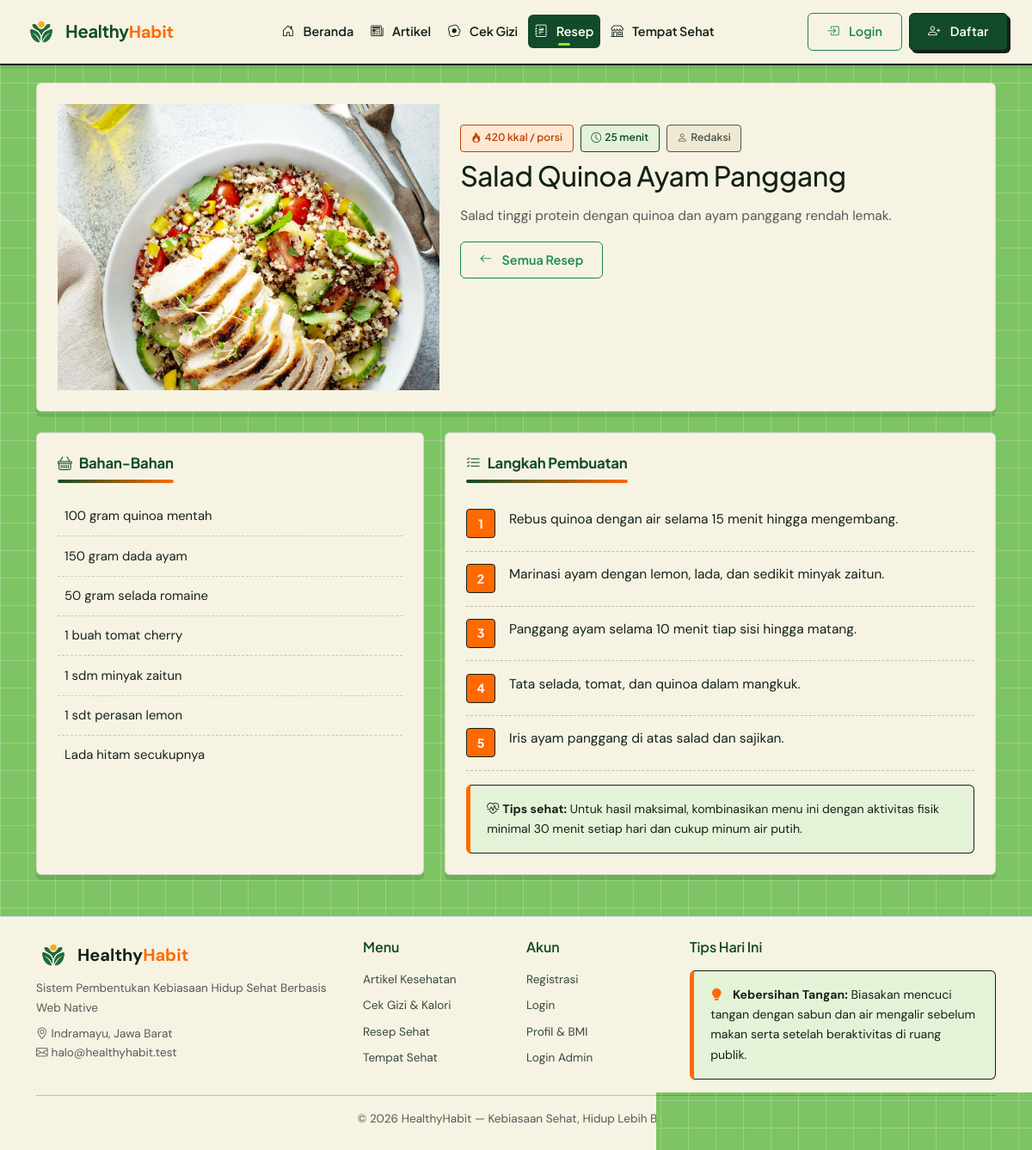
The app's page /resep/1 with its own data.
### tables this page shows
CREATE TABLE `resep` (
  `id_resep` int(11) NOT NULL AUTO_INCREMENT,
  `id_admin` int(11) DEFAULT NULL,
  `judul_resep` varchar(180) NOT NULL,
  `deskripsi` varchar(255) NOT NULL,
  `bahan_bahan` text NOT NULL,
  `langkah_pembuatan` text NOT NULL,
  `waktu_masak` int(11) NOT NULL DEFAULT 0,
  `status_publikasi` enum('draft','dipublikasikan') NOT NULL DEFAULT 'draft',
  `total_kalori` int(11) NOT NULL DEFAULT 0,
  `foto_resep` varchar(255) DEFAULT NULL,
  PRIMARY KEY (`id_resep`),
  KEY `fk_resep_admin` (`id_admin`),
  CONSTRAINT `fk_resep_admin` FOREIGN KEY (`id_admin`) REFERENCES `users` (`id_pengguna`) ON DELETE SET NULL ON UPDATE CASCADE
);

CREATE TABLE `tips_sehat` (
  `id_tips` int(11) NOT NULL AUTO_INCREMENT,
  `hari_ke` int(11) NOT NULL,
  `judul` varchar(100) DEFAULT 'Tips Sehat Hari Ini',
  `isi_tips` text NOT NULL,
  `kategori` varchar(50) DEFAULT 'Umum',
  `updated_at` datetime DEFAULT current_timestamp() ON UPDATE current_timestamp(),
  PRIMARY KEY (`id_tips`),
  UNIQUE KEY `hari_ke` (`hari_ke`),
  KEY `idx_hari_ke` (`hari_ke`)
);

### app/core/Controller.php (called while the page is built, shortened)
<?php
abstract class Controller
{
    protected function view(string $view, array $data = [], string $layout = 'main'): void
    {
        $contentFile = VIEWS_PATH . '/pages/' . $view . '.php';
        extract($data, EXTR_SKIP);
        require $contentFile;
        $layoutFile = VIEWS_PATH . '/layouts/' . $layout . '.php';
        require $layoutFile;
    }
}

### app/controllers/ResepController.php (called while the page is built, shortened)
<?php
class ResepController extends Controller
{
    public function detail(string $id): void
    {
        $resep = Resep::detail((int) $id);
        $this->view('resep/detail', [
            'pageTitle' => $resep['judul_resep'],
            'activeNav' => 'resep',
            'resep'     => $resep,
        ]);
    }
}

### app/core/Router.php (called while the page is built, shortened)
<?php
class Router
{
    private array $routes = [];
    private function add(string $method, string $pattern, array $handler): void
    {
        $regex = preg_replace_callback(
            '#\{(\w+)(?::([^}]+))?\}#',
            static fn(array $m): string => '(?P<' . $m[1] . '>' . ($m[2] ?? '[^/]+') . ')',
            $pattern
        );
        $this->routes[$method][] = ['#^' . $regex . '$#', $handler, $pattern];
    }
    public function dispatch(string $uri, string $method): void
    {
        $path = (string) parse_url($uri, PHP_URL_PATH);
        $path = '/' . trim($path, '/');
        $method = strtoupper($method);
        $match  = $this->match($method, $path);
        [$handler, $params] = $match;
        [$class, $action]   = $handler;
        $controller = new $class();
        $controller->$action(...array_values($params));
    }
    private function match(string $method, string $path): ?array
    {
        foreach ($this->routes[$method] ?? [] as [$regex, $handler]) {
            if (preg_match($regex, $path, $m)) {
                $params = array_filter($m, 'is_string', ARRAY_FILTER_USE_KEY);
                return [$handler, $params];
            }
        }
        return null;
    }
}

### index.php (called while the page is built, shortened)
<?php
require_once __DIR__ . '/app/helpers/helper.php';
spl_autoload_register(function (string $class): void {
    $candidates = [
        APP_PATH . '/core/' . $class . '.php',
        APP_PATH . '/models/' . $class . '.php',
        APP_PATH . '/services/' . $class . '.php',
        APP_PATH . '/controllers/' . $class . '.php',
        APP_PATH . '/controllers/admin/' . $class . '.php',
    ];
    foreach ($candidates as $file) {
        if (is_file($file)) {
            return;
        }
    }
});
$router = new Router();
$router->dispatch(
    $_SERVER['REQUEST_URI'] ?? '/',
    $_SERVER['REQUEST_METHOD'] ?? 'GET'
);

### app/core/Database.php (called while the page is built, shortened)
<?php
class Database
{
    private static ?PDO $pdo = null;
    public static function connect(): PDO
    {
        if (self::$pdo instanceof PDO) {
            return self::$pdo;
        }
        $dsn = 'mysql:host=' . DB_HOST
            . ';port=' . DB_PORT
            . ';dbname=' . DB_NAME
            . ';charset=' . DB_CHARSET;
        try {
            self::$pdo = new PDO($dsn, DB_USER, DB_PASS, [
                PDO::ATTR_ERRMODE            => PDO::ERRMODE_EXCEPTION,
                PDO::ATTR_DEFAULT_FETCH_MODE => PDO::FETCH_ASSOC,
                PDO::ATTR_EMULATE_PREPARES   => false,
            ]);
        } catch (PDOException $ex) {
            http_response_code(500);
            exit(
                '<div style="font-family:Poppins,Arial,sans-serif;max-width:640px;margin:60px auto;padding:24px;border:1px solid #e0e0e0;border-radius:12px">'
                . '<h2 style="color:#27824B">Koneksi database gagal</h2>'
                . '<p>Pastikan <b>MySQL (XAMPP)</b> sudah berjalan, lalu impor file '
                . '<b>database/healthyhabit.sql</b> ke phpMyAdmin.</p>'
                . '<p style="color:#c0392b"><code>' . e($ex->getMessage()) . '</code></p>'
                . '</div>'
            );
        }
        return self::$pdo;
    }
}

### app/core/Model.php (called while the page is built, shortened)
<?php
abstract class Model
{
    protected static string $table = '';
    protected static function db(): PDO
    {
        return Database::connect();
    }
    public static function where(string $column, $value, ?string $orderBy = null): array
    {
        $sql = 'SELECT * FROM ' . static::$table . ' WHERE `' . $column . '` = ?';
        $st = static::db()->prepare($sql);
        $st->execute([$value]);
        return $st->fetchAll();
    }
}

### app/models/Resep.php (called while the page is built, shortened)
<?php
class Resep extends Model
{
    public static function detail(int $id): ?array
    {
        $st = static::db()->prepare('SELECT * FROM resep WHERE id_resep = ? LIMIT 1');
        $st->execute([$id]);
        $row = $st->fetch();
        return $row ?: null;
    }
}

### app/helpers/helper.php (called while the page is built, shortened)
<?php
function e($value): string
{
    return htmlspecialchars((string) $value, ENT_QUOTES, 'UTF-8');
}
function img_url(?string $filename, string $subdir): string
{
    if ($filename && is_file(UPLOAD_PATH . '/' . $subdir . '/' . basename($filename))) {
        return UPLOAD_URL . '/' . $subdir . '/' . basename($filename);
    }
    return BASE_URL . '/assets/img/placeholder.svg';
}

### app/models/Tips.php (called while the page is built, shortened)
<?php
class Tips extends Model
{
    public static function hariIni(): array
    {
        $hari = (int) date('j');
        $rows = static::where('hari_ke', $hari);
        if (!empty($rows)) {
            return $rows[0];
        }
        return [
            'id_tips'  => 0,
            'hari_ke'  => $hari,
            'judul'    => 'Tips Sehat Hari Ini',
            'isi_tips' => 'Minum minimal 8 gelas air putih setiap hari dan sisipkan 30 menit aktivitas fisik untuk menjaga metabolisme tubuh tetap sehat.',
            'kategori' => 'Umum',
        ];
    }
}

### app/views/pages/resep/detail.php (the view, shortened to what this page needs)
<?php
$bahan  = preg_split('/\r\n|\r|\n/', trim((string) $resep['bahan_bahan']));
$langkah = preg_split('/\r\n|\r|\n/', trim((string) $resep['langkah_pembuatan']));
$bahan  = array_values(array_filter(array_map('trim', $bahan), fn($b) => $b !== ''));
$langkah = array_values(array_filter(array_map('trim', $langkah), fn($b) => $b !== ''));
?>
<div class="container mt-4 mb-5">
    <div class="panel-white overflow-hidden mb-4">
        <div class="row g-0">
            <div class="col-lg-5">
                <div class="ratio ratio-4x3 h-100">
                    <img src="<?= img_url($resep['foto_resep'], 'resep') ?>"
                         alt="<?= e($resep['judul_resep']) ?>" class="img-cover">
                </div>
            </div>
            <div class="col-lg-7 p-4">
                <div class="d-flex flex-wrap gap-2 mb-2">
                    <span class="tag orange"><i class="bi bi-fire me-1"></i><?= (int) $resep['total_kalori'] ?> kkal / porsi</span>
                    <span class="tag"><i class="bi bi-clock me-1"></i><?= (int) $resep['waktu_masak'] ?> menit</span>
                    <span class="tag gray"><i class="bi bi-person me-1"></i><?= e($resep['penulis'] ?? 'Redaksi') ?></span>
                </div>
                <h1 class="h2 mb-3"><?= e($resep['judul_resep']) ?></h1>
                <p class="text-muted"><?= e($resep['deskripsi']) ?></p>
                <div class="d-flex gap-2 flex-wrap">
                    <a href="<?= BASE_URL ?>/resep" class="btn btn-outline-success btn-sm">
                        <i class="bi bi-arrow-left me-1"></i>Semua Resep
                    </a>
                </div>
            </div>
        </div>
    </div>
    <div class="row g-4">
        <div class="col-lg-5">
            <div class="panel-white h-100">
                <h5 class="section-title mb-3" style="font-size:1.05rem;">
                    <i class="bi bi-basket me-2"></i>Bahan-Bahan
                </h5>
                <?php foreach ($bahan as $i => $b): ?>
                    <div class="ingredient-item">
                        <span><?= e($b) ?></span>
                    </div>
                <?php endforeach; ?>
            </div>
        </div>
        <div class="col-lg-7">
            <div class="panel-white h-100">
                <h5 class="section-title mb-3" style="font-size:1.05rem;">
                    <i class="bi bi-list-check me-2"></i>Langkah Pembuatan
                </h5>
                <?php foreach ($langkah as $i => $l): ?>
                    <div class="step-item">
                        <span class="step-num"><?= $i + 1 ?></span>
                        <span><?= e($l) ?></span>
                    </div>
                <?php endforeach; ?>
                <div class="tip-box mt-3">
                    <b><i class="bi bi-heart-pulse me-1"></i>Tips sehat:</b>
                    Untuk hasil maksimal, kombinasikan menu ini dengan aktivitas fisik
                    minimal 30 menit setiap hari dan cukup minum air putih.
                </div>
            </div>
        </div>
    </div>
</div>

### app/views/includes/footer.php (shortened to what this page needs)
</main>
<footer class="site-footer bg-white border-top mt-5">
    <div class="container py-4">
        <div class="row g-4 align-items-start">
            <div class="col-md-4">
                <div class="d-flex align-items-center gap-2 mb-2">
                    <img src="<?= BASE_URL ?>/uploads/logo/logo_healthyhabit.png" alt="Logo HealthyHabit" width="40" height="40" class="d-inline-block align-text-top">
                    <span class="fw-bold fs-5">Healthy<span class="text-accent">Habit</span></span>
                </div>
                <p class="text-muted small mb-2"><?= e(APP_TAGLINE) ?></p>
                <p class="small text-muted mb-0">
                    <i class="bi bi-geo-alt me-1"></i>Indramayu, Jawa Barat<br>
                    <i class="bi bi-envelope me-1"></i>halo@healthyhabit.test
                </p>
            </div>
            <div class="col-6 col-md-2">
                <h6 class="fw-semibold mb-3">Menu</h6>
                <ul class="list-unstyled small footer-links">
                    <li class="mb-2"><a href="<?= BASE_URL ?>/artikel">Artikel Kesehatan</a></li>
                    <li class="mb-2"><a href="<?= BASE_URL ?>/gizi">Cek Gizi &amp; Kalori</a></li>
                    <li class="mb-2"><a href="<?= BASE_URL ?>/resep">Resep Sehat</a></li>
                    <li class="mb-2"><a href="<?= BASE_URL ?>/tempat">Tempat Sehat</a></li>
                </ul>
            </div>
            <div class="col-6 col-md-2">
                <h6 class="fw-semibold mb-3">Akun</h6>
                <ul class="list-unstyled small footer-links">
                    <li class="mb-2"><a href="<?= BASE_URL ?>/auth/register">Registrasi</a></li>
                    <li class="mb-2"><a href="<?= BASE_URL ?>/auth/login">Login</a></li>
                    <li class="mb-2"><a href="<?= BASE_URL ?>/profil">Profil &amp; BMI</a></li>
                    <li class="mb-2"><a href="<?= BASE_URL ?>/admin/login">Login Admin</a></li>
                </ul>
            </div>
            <div class="col-md-4">
            <h6 class="fw-semibold mb-3">Tips Hari Ini</h6>
            <?php $tipHariIni = Tips::hariIni(); ?>
            <div class="tip-box">
                <i class="bi bi-lightbulb-fill text-accent me-2"></i>
                <strong><?= e($tipHariIni['judul']) ?>:</strong>
                <?= e($tipHariIni['isi_tips']) ?>
            </div>
        </div>
        </div>
        <hr class="my-3">
        <div class="d-flex justify-content-center align-items-center">
            <small class="text-muted">&copy; <?= date('Y') ?> <?= e(APP_NAME) ?> — Kebiasaan Sehat, Hidup Lebih Baik.</small>
        </div>
    </div>
</footer>
</body>
</html>

### records on screen
resep: foto_resep (picture), total_kalori "420", waktu_masak "25", judul_resep "Salad Quinoa Ayam Panggang", deskripsi "Salad tinggi protein dengan quinoa dan ayam panggang rendah lemak.", bahan_bahan "100 gram quinoa mentah", bahan_bahan "150 gram dada ayam", bahan_bahan "50 gram selada romaine", bahan_bahan "1 buah tomat cherry", bahan_bahan "1 sdm minyak zaitun", bahan_bahan "1 sdt perasan lemon", bahan_bahan "Lada hitam secukupnya", langkah_pembuatan "Rebus quinoa dengan air selama 15 menit hingga mengembang.", langkah_pembuatan "Marinasi ayam dengan lemon, lada, dan sedikit minyak zaitun.", langkah_pembuatan "Panggang ayam selama 10 menit tiap sisi hingga matang.", langkah_pembuatan "Tata selada, tomat, dan quinoa dalam mangkuk.", langkah_pembuatan "Iris ayam panggang di atas salad dan sajikan."
tips_sehat: judul "Kebersihan Tangan", isi_tips "Biasakan mencuci tangan dengan sabun dan air mengalir sebelum makan serta setelah beraktivitas di ruang publik."

### other values on screen
$resep['penulis'] "Redaksi"
APP_TAGLINE "Sistem Pembentukan Kebiasaan Hidup Sehat Berbasis Web Native"
APP_NAME "HealthyHabit"
